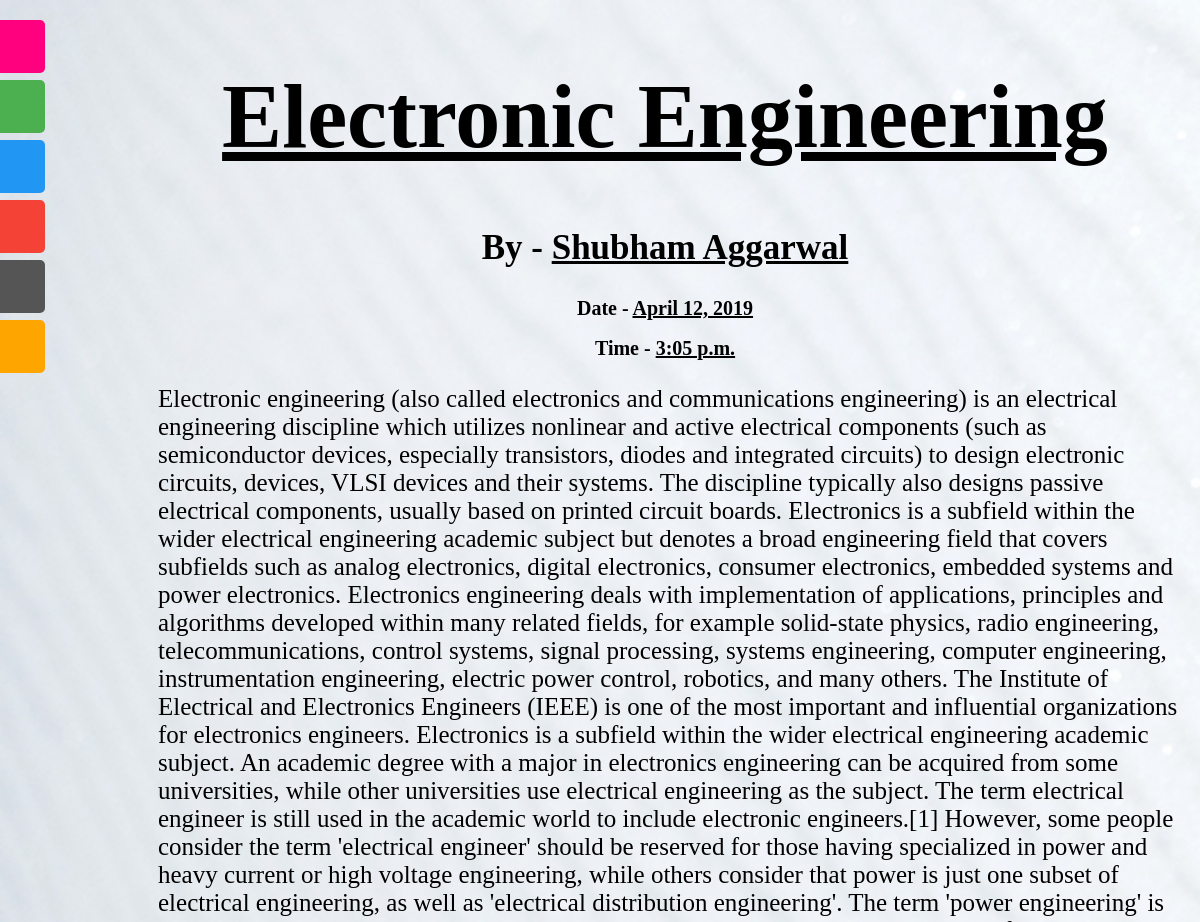
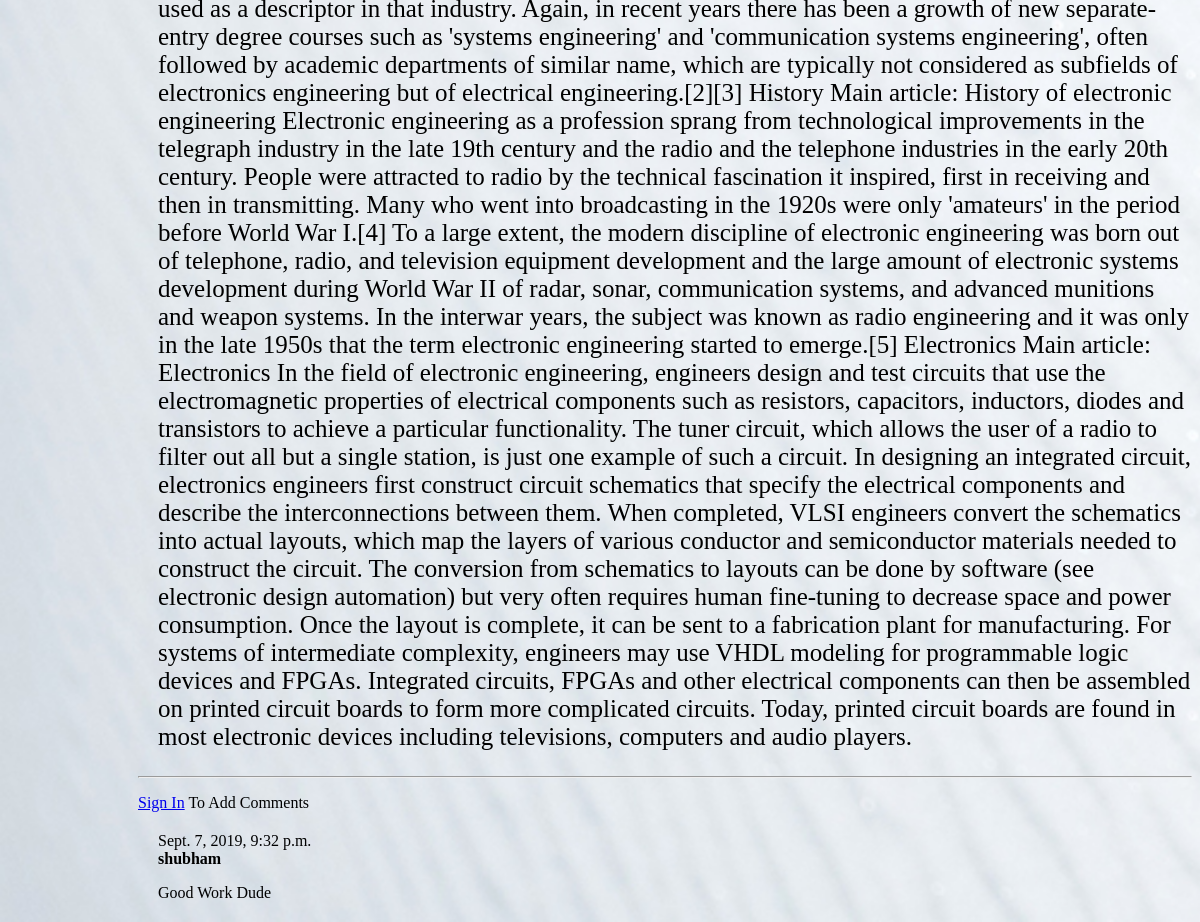
Page /blog/blogs/6/ on the committed database (2 pictures, top to bottom).
### blogs/models.py (models this page shows, shortened)
class Post(models.Model):
	blogger=models.ForeignKey(Blogger,on_delete=models.CASCADE)
	post_title=models.CharField(max_length=100)
	post_detail=models.TextField()
	pub_date=models.DateTimeField('date published',null=True)

class Blogger(models.Model):
	username=models.CharField(max_length=30,null=True,default=None)
	blogger_name=models.CharField(max_length=30,default=None,null=True)
	blogger_desc=models.TextField()
	blogger_email=models.CharField(max_length=40,null=True)
	image=models.ImageField(upload_to='profile_image',null=True)
	insta=models.URLField(max_length=100,null=True,blank=True)
	fb=models.URLField(max_length=100,null=True,blank=True)
	twitter=models.URLField(max_length=100,null=True,blank=True)
	def __str__(self):
		return self.blogger_name

class Comment(models.Model):
    post = models.ForeignKey(Post, on_delete=models.CASCADE, related_name='comments',null=True)
    author = models.CharField(max_length=200,null=True)
    text = models.TextField()
    created_date = models.DateTimeField(default=timezone.now,null=True)

### blogs/views.py (the view)
# urls.py: url(r'^blogs/(?P<blog_id>[0-9]+)/$',views.blog_details,name='details'),
def blog_details(request,blog_id):
    blog=get_object_or_404(Post, pk=blog_id)
    comment=Comment.objects.filter(post=blog)
    return render(request,"blogs/blog_details.html",{'blog':blog,'comment':comment})

### blogs/templates/blogs/blog_details.html
{% load static %}
<link rel="stylesheet" type="text/css" href="{% static 'blogs/style.css' %}" />
<body id='body1'>
<div id="mySidenav" class="sidenav">
  <a href="{% url 'home:main' %}" id='home'>Home</a>
  <a href="{% url 'blogs:show_all' %}" id="blogs">All Blogs</a>
  <a href="{% url 'blogs:all_bloggers' %}" id="bloggers">Bloggers</a>
  <a href="{% url 'home:about_us' %}" id="about">About Us</a>
  <a href="{% url 'home:contact_us' %}" id="contact">Contact Us</a>
  {% if request.user.is_authenticated %}
  <a href="{% url 'logout' %}" id='log'>Logout</a>
  {% elif not request.user.is_authenticated %}
	<a href="{% url 'login' %}" id="log">Login</a>
  {% endif %}
</div>
<h1 id='h101'>{{ blog.post_title|title }}</h1>
<h2 id='h201'>By - <span id='span01'>{{blog.blogger}}</span></h2>
<h2 id='h202'>Date - <span id='span02'>{{blog.pub_date.date}}</span></h2>
<h2 id='h202'>Time - <span id='span02'>{{blog.pub_date.time}}</span></h2>
<p id='p02'>{{blog.post_detail}}</p>
<hr>
{% if request.user.is_authenticated %}
<a href="{% url 'blogs:add_comment_to_post' blog.id %}">Add comment</a>
{% else %}
<p><a href="{% url 'login' %}">Sign In</a> To Add Comments</p>
{% endif %}
{% for comment in comment %}
    <div class="comment">
        <div>{{ comment.created_date }}</div>
        <strong>{{ comment.author }}</strong>
        <p>{{ comment.text|linebreaks }}</p>
    </div>
{% empty %}
    <p>No comments here yet. Be the first one to write comment</p>
{% endfor %}

### blogs/static/blogs/style.css (style rules this page uses)
#body1 { background: white url("images/Background.jpg") no-repeat; background-size: cover; padding-left: 130px; }
#h101 { margin-top: 65px; text-align: center; font-size: 90px; text-decoration-style: solid; text-decoration-line: underline; font-weight: bold; font-family: Gentona; }
#h201 { text-align: center; font-size: 35px; }
#span01 { text-align: center; font-size: 35px; text-decoration-line: underline; }
#h202 { text-align: center; font-size: 20px; }
#span02 { text-align: center; font-size: 20px; text-decoration-line: underline; }
#p02 { padding-left: 20px; font-size: 25px; }
#mySidenav a { position: fixed; left: -110px; transition: 0.3s; padding: 15px; width: 125px; text-decoration: none; font-size: 20px; color: white; border-radius: 0 5px 5px 0; }
#home { top: 20px; background-color: #ff007f; }
#blogs { top: 80px; background-color: #4CAF50; }
#bloggers { top: 140px; background-color: #2196F3; }
#about { top: 200px; background-color: #f44336; }
#contact { top: 260px; background-color: #555 }
#log { top: 320px; background-color: orange; }
.comment { margin: 20px 0px 20px 20px; }

### rows in the picture
Post: post_title "Electronic Engineering", blogger "Shubham Aggarwal", pub_date "April 12, 2019", pub_date.time "3:05 p.m.", post_detail "Electronic engineering (also called electronics and communications engineering) is an electrical engineering discipline which utilizes nonlinear and active electrical components (such as semiconductor devices, especially transistors, diodes and integrated circuits) to design electronic circuits, devices, VLSI devices and their systems. The discipline typically also designs passive electrical components, usually based on printed circuit boards. Electronics is a subfield within the wider electrical engineering academic subject but denotes a broad engineering field that covers subfields such as analog electronics, digital electronics, consumer electronics, embedded systems and power…"
Comment: created_date "Sept. 7, 2019, 9:32 p.m.", author "shubham", text "Good Work Dude"
